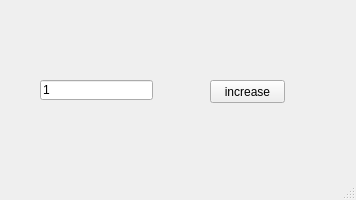
<?xml version="1.0" encoding="UTF-8"?>
<ui version="4.0">
 <class>MainWindow</class>
 <widget class="QMainWindow" name="MainWindow">
  <property name="geometry">
   <rect>
    <x>0</x>
    <y>0</y>
    <width>356</width>
    <height>200</height>
   </rect>
  </property>
  <property name="windowTitle">
   <string>MainWindow</string>
  </property>
  <widget class="QWidget" name="centralwidget">
   <widget class="QPushButton" name="pb">
    <property name="geometry">
     <rect>
      <x>210</x>
      <y>80</y>
      <width>75</width>
      <height>23</height>
     </rect>
    </property>
    <property name="text">
     <string>increase</string>
    </property>
   </widget>
   <widget class="QLineEdit" name="le">
    <property name="geometry">
     <rect>
      <x>40</x>
      <y>80</y>
      <width>113</width>
      <height>20</height>
     </rect>
    </property>
    <property name="text">
     <string>1</string>
    </property>
   </widget>
  </widget>
  <widget class="QMenuBar" name="menubar">
   <property name="geometry">
    <rect>
     <x>0</x>
     <y>0</y>
     <width>356</width>
     <height>21</height>
    </rect>
   </property>
  </widget>
  <widget class="QStatusBar" name="statusbar"/>
 </widget>
 <resources/>
 <connections/>
</ui>
